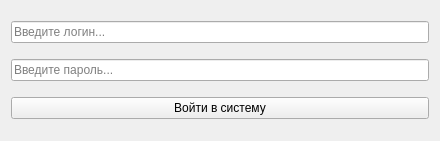
<?xml version="1.0" encoding="UTF-8"?>
<ui version="4.0">
 <class>autorisation</class>
 <widget class="QWidget" name="autorisation">
  <property name="geometry">
   <rect>
    <x>0</x>
    <y>0</y>
    <width>440</width>
    <height>141</height>
   </rect>
  </property>
  <property name="sizePolicy">
   <sizepolicy hsizetype="Fixed" vsizetype="Fixed">
    <horstretch>0</horstretch>
    <verstretch>0</verstretch>
   </sizepolicy>
  </property>
  <property name="minimumSize">
   <size>
    <width>440</width>
    <height>141</height>
   </size>
  </property>
  <property name="maximumSize">
   <size>
    <width>440</width>
    <height>141</height>
   </size>
  </property>
  <property name="windowTitle">
   <string>Авторизация</string>
  </property>
  <property name="windowIcon">
   <iconset>
    <normaloff>icon.jpg</normaloff>icon.jpg</iconset>
  </property>
  <property name="styleSheet">
   <string notr="true">font: 14pt &quot;Calibri&quot;;</string>
  </property>
  <layout class="QVBoxLayout" name="verticalLayout">
   <item>
    <widget class="QLineEdit" name="username_value">
     <property name="placeholderText">
      <string>Введите логин...</string>
     </property>
    </widget>
   </item>
   <item>
    <widget class="QLineEdit" name="password_value">
     <property name="echoMode">
      <enum>QLineEdit::Password</enum>
     </property>
     <property name="placeholderText">
      <string>Введите пароль...</string>
     </property>
    </widget>
   </item>
   <item>
    <widget class="QPushButton" name="login_btn">
     <property name="text">
      <string>Войти в систему</string>
     </property>
    </widget>
   </item>
  </layout>
 </widget>
 <resources/>
 <connections/>
</ui>
